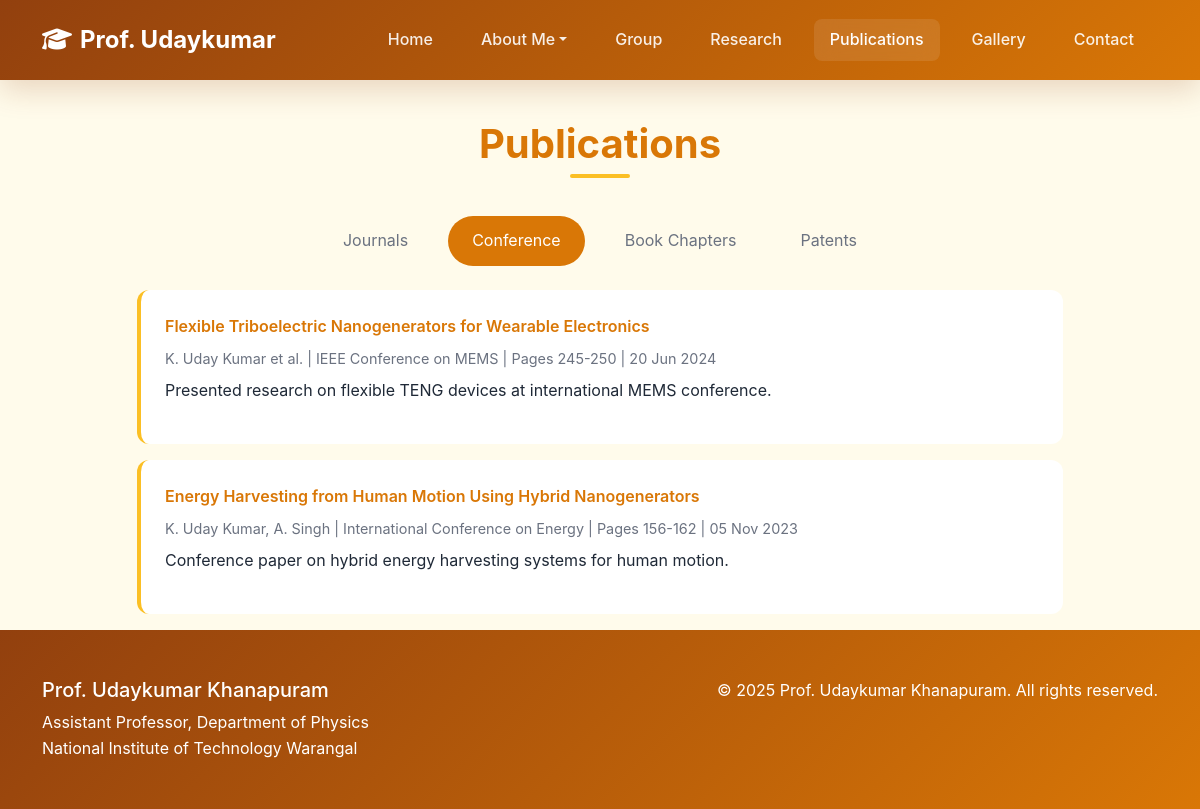
Before: /publications/?category=conference with the older database file.
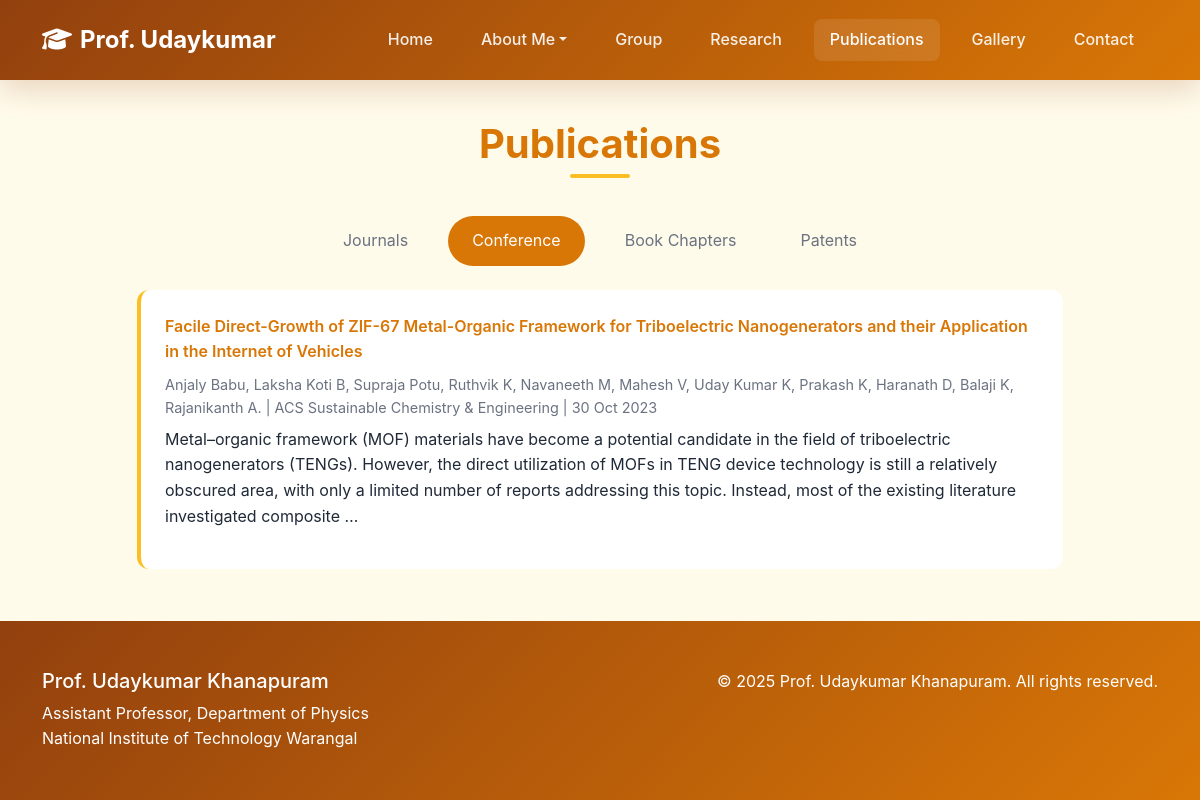
After: the same page with the newer database file.
### website/models.py (models this page shows, shortened)
class Publication(models.Model):
    CATEGORY_CHOICES = [
        ('journals', 'Journals'),
        ('conference', 'Conference'),
        ('book_chapters', 'Book Chapters'),
        ('patents', 'Patents'),
    ]
    title = models.CharField(max_length=500)
    authors = models.TextField()
    journal = models.CharField(max_length=200, blank=True)
    volume = models.CharField(max_length=50, blank=True)
    page_no = models.CharField(max_length=50, blank=True)
    publication_date = models.DateField(help_text="Publication date (Day/Month/Year)")
    description = models.TextField(blank=True)
    url = models.URLField(blank=True)
    publication_link = models.URLField(blank=True, help_text="Direct link to the publication")
    category = models.CharField(max_length=20, choices=CATEGORY_CHOICES, default='journals')
    created_at = models.DateTimeField(auto_now_add=True)
    class Meta:
        ordering = ['-publication_date', '-created_at']

### website/views.py (the view)
# urls.py: path('publications/', views.publications, name='publications'),
def publications(request):
    category = request.GET.get('category', 'journals')
    publications = Publication.objects.filter(category=category)
    categories = Publication.CATEGORY_CHOICES
    context = {
        'publications': publications,
        'categories': categories,
        'current_category': category
    }
    return render(request, 'publications.html', context)

### templates/publications.html (shortened to what this page needs)
{% extends 'base.html' %}
{% load static %}
{% block content %}
<div style="padding-top: 120px;">
    <div class="container">
        <h2 class="section-title">Publications</h2>
        <div class="row mb-4">
            <div class="col-12">
                <ul class="nav nav-pills justify-content-center" id="publicationTabs">
                    {% for category_key, category_name in categories %}
                    <li class="nav-item">
                        <a class="nav-link {% if current_category == category_key %}active{% endif %}"
                           href="?category={{ category_key }}">{{ category_name }}</a>
                    </li>
                    {% endfor %}
                </ul>
            </div>
        </div>
        <div class="row">
            <div class="col-lg-10 mx-auto">
                {% for publication in publications %}
                <div class="publication-item">
                    <div class="publication-title">
                        {% if publication.publication_link %}
                            <a href="{{ publication.publication_link }}" target="_blank" class="publication-link">
                                {{ publication.title }}
                            </a>
                        {% else %}
                            {{ publication.title }}
                        {% endif %}
                    </div>
                    <div class="publication-meta">
                        {{ publication.authors }} | {{ publication.journal }}
                        | {{ publication.publication_date|date:"d M Y" }}
                    </div>
                    {% if publication.description %}
                        <p class="mt-2">{{ publication.description|truncatewords:50 }}</p>
                    {% endif %}
                </div>
                {% empty %}
                {% if current_category == 'journals' %}
                <div class="publication-item">
                    <div class="publication-title">High-performance triboelectric nanogenerator based on 2D materials</div>
                    <div class="publication-meta">K. Uday Kumar et al. | Nature Energy | Vol. 15 | Pages 123-135 | 15 Mar 2024</div>
                    <p class="mt-2">Research on advanced nanogenerator technologies using 2D materials for enhanced energy harvesting.</p>
                </div>
                <div class="publication-item">
                    <div class="publication-title">Piezoelectric nanogenerators for self-powered wireless sensor networks</div>
                    <div class="publication-meta">K. Uday Kumar, P. Sharma, R. Singh | Advanced Materials | Vol. 12 | Pages 45-58 | 10 Sep 2023</div>
                    <p class="mt-2">Development of piezoelectric nanogenerators for autonomous wireless sensor applications.</p>
                </div>
                {% elif current_category == 'conference' %}
                <div class="publication-item">
                    <div class="publication-title">Flexible Triboelectric Nanogenerators for Wearable Electronics</div>
                    <div class="publication-meta">K. Uday Kumar et al. | IEEE Conference on MEMS | Pages 245-250 | 20 Jun 2024</div>
                    <p class="mt-2">Presented research on flexible TENG devices at international MEMS conference.</p>
                </div>
                <div class="publication-item">
                    <div class="publication-title">Energy Harvesting from Human Motion Using Hybrid Nanogenerators</div>
                    <div class="publication-meta">K. Uday Kumar, A. Singh | International Conference on Energy | Pages 156-162 | 05 Nov 2023</div>
                    <p class="mt-2">Conference paper on hybrid energy harvesting systems for human motion.</p>
                </div>
                {% endif %}
                {% endfor %}
            </div>
        </div>
    </div>
</div>
{% endblock %}

Changed rows visible on the page:
added Publication: title "Facile Direct-Growth of ZIF-67 Metal-Organic Framework for Triboelectric Nanogenerators and their Application in the Internet of Vehicles", authors "Anjaly Babu, Laksha Koti B, Supraja Potu, Ruthvik K, Navaneeth M, Mahesh V, Uday Kumar K, Prakash K, Haranath D, Balaji K, Rajanikanth A.", journal "ACS Sustainable Chemistry & Engineering", publication_date "30 Oct 2023", description "Metal–organic framework (MOF) materials have become a potential candidate in the field of triboelectric nanogenerators (TENGs). However, the direct utilization of MOFs in TENG device technology is still a relatively obscured area, with only a limited number of reports addressing this topic. Instead, most of the existing literature investigated composite …"
Other visible differences:
text no longer shown: "Flexible Triboelectric Nanogenerators for Wearable Electronics K. Uday Kumar et al. | IEEE Conference on MEMS | Pages 245-250 | 20 Jun 2024 Presented research on flexible TENG devices at international MEMS conference. Energy Harvesting from Human Motion Using Hybrid Nanogenerators K. Uday Kumar, A. Singh | International Conference on Energy | Pages 156-162 | 05 Nov 2023 Conference paper on hybrid energy harvesting systems for human motion."
